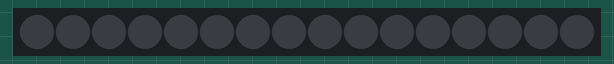
Simulated run of this sketch. Board: Arduino Uno, built with avr-gcc and run on an emulated ATmega328P. Shown: 16 RGB LEDs in strip order, left to right. What the sketch prints to the serial monitor is not drawn.

Above: at 1.1 s.
At 16.3 s:
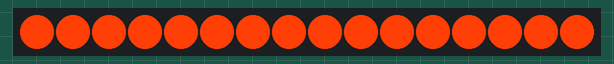

The sketch:

AsyncMorse.ino
```cpp
/*
  Async Morse Code..

  Non-blocking morse code..
  MorseChars array of all alphas and digits..
  1st 26 bytes are A-Z.. high nibble is a counter, contains how many dits or dats, low nibble is dit pattern 0=dit 1=dat..
  last 10 bytes are 0-9.. numbers are all 5 bit dit patterns..

  created 2.20.2023 ~q
*/

#include <Adafruit_NeoPixel.h>

#define PIN 7 // Data pin number for the NeoPixels
#define NUMPIXELS 16 // Define how many pixels to use
Adafruit_NeoPixel pixels = Adafruit_NeoPixel(NUMPIXELS, PIN, NEO_GRB + NEO_KHZ800 );

uint32_t red = pixels.Color(255, 63, 5);
uint32_t lightred = pixels.Color(140, 0, 0);
uint32_t off = pixels.Color(0, 0, 0);


//alphas A-Z
byte MorseChars[] = {34, 65, 69, 49, 16, 68, 51, 64, 32, 78, 53, 66, 35, 33, 55, 70, 75, 50, 48, 17, 52, 72, 54, 73, 77, 67,
                     31, 30, 28, 24, 16, 0, 1, 3, 7, 15
                    };
//digits 0-9

char morseBuff[80];
int mc_state = 0;
int mc_count = 0;
int mc_idx = 0;
int dd_state = 0;
int dd_idx = 0;
int dd_time = 0;
int dot_dur = 200;
int dd_dur = 200;
bool mc_done;
bool dd_done;
bool morse_done = true;
bool loop_morse = false;
unsigned long dd_start;

void setup() {
  pixels.begin(); // Initialize the NeoPixel library.
  pixels.show();
  pixels.setBrightness(255);
  Serial.begin(9600);
  Serial.println("Begin");
  MorseString("SOS SOS SOS", true);
}
void loop() {

  MorseLoop();

}

void leds_on()
{
  for (int i = 0; i < NUMPIXELS; i++) {
    pixels.setPixelColor(i, red);
  }
  pixels.show();

}
void leds_off()
{
  for (int i = 0; i < NUMPIXELS; i++) {
    pixels.setPixelColor(i, off);
  }
  pixels.show();

}

//clear out the old
void ZeroMorseBuff()
{
  for (int i = 0; i < sizeof(morseBuff); i++ ) {
    morseBuff[i] = 0;
  }
}


bool MorseString(char *text, bool looped) {
  loop_morse = looped;
  bool loaded = false;
  if (strlen(text) > 0) {
    Serial.println(strlen(text));
    mc_idx = 0;
    mc_done = false;
    mc_state = 0;
    dd_done = true;
    dd_idx = 0;
    dd_state = 0;
    ZeroMorseBuff();
    char ch = *text;
    int count = 0;
    while (ch != NULL)
    {
      morseBuff[count] = ch;
      count++;
      *text++;
      ch = *text;
    }
    loaded = true;
    mc_count = count;
    Serial.print("chars loaded: ");
    Serial.println(count);
    Serial.println(morseBuff);
    Serial.print(morseBuff[mc_idx]);
    morse_done = false;
  }
  return loaded;
}


void MorseLoop() {
  if (!morse_done) {
    if (mc_done) {
      if (mc_idx < mc_count) {
        mc_idx ++;
        if (mc_idx < mc_count) {
          mc_done = false;
          mc_state = 0;
          dd_done = true;
          dd_idx = 0;
          dd_state = 0;
          Serial.println();
          Serial.print(morseBuff[mc_idx]);
          if (isalpha(morseBuff[mc_idx]))
          { if (isupper(morseBuff[mc_idx]))
            {
              MorseChar(MorseChars[morseBuff[mc_idx] - 'A'], false);
              //morse_char(letters[morseBuff[mc_idx] - 'A']);
            } else
            {
              MorseChar(MorseChars[morseBuff[mc_idx] - 'a'], false);
            }
          } else if (isdigit(morseBuff[mc_idx])) {
            MorseChar(MorseChars[morseBuff[mc_idx] - '1' + 27], true);
          } else if (morseBuff[mc_idx] == ' ') {
            Serial.println(":Space");
            mc_state = 1;
            dd_start = millis();
            dd_dur = dot_dur * 3;
          } else mc_done = true;//skip it
        } else {
          dd_start = millis();
          dd_dur = dot_dur * 6;
          morse_done = true;
        }
      } else {
        dd_start = millis();
        dd_dur = dot_dur * 6;
        morse_done = true;
      }
    } else
    {
      if (isalpha(morseBuff[mc_idx]))
      { if (isupper(morseBuff[mc_idx]))
        {
          MorseChar(MorseChars[morseBuff[mc_idx] - 'A'], false);
          //morse_char(letters[morseBuff[mc_idx] - 'A']);
        } else
        {
          MorseChar(MorseChars[morseBuff[mc_idx] - 'a'], false);
        }

      } else if (isdigit(morseBuff[mc_idx])) {
        MorseChar(MorseChars[morseBuff[mc_idx] - '1' + 27], true);
      } else if (morseBuff[mc_idx] == ' ') {
        MorseChar(MorseChars['B' - 'A'], false);
        //morse_char(letters['B' - 'A']);
      }
    }
  } else
  {
    if (loop_morse) {
      if (millis() - dd_start >= dd_dur) {
        mc_done = false;
        dd_done = true;
        dd_idx = 0;
        mc_idx = 0;
        mc_state = 0;
        dd_state = 0;
        morse_done = false;
        Serial.println();
        Serial.println("looping-");
        Serial.print(morseBuff[mc_idx]);
      }
    }
  }
}


//starts a char morsing..
void MorseChar(byte morse_code, bool digit) {
  if (mc_state == 0) {
    byte dit = GetDit(morse_code, digit);
    if (dd_done) {
      if (dit != 99) {
        if (dd_idx == 0) dd_state = 0;//beginning
        dd_done = false;
        dd_state = 0;
        DitDat(dit);
        dd_idx ++;
      } else {
        // mc_done = true;
        dd_idx = 0;
        mc_state = 1;//inter char delay
        dd_start = millis();
        dd_dur = dot_dur * 3;
      }
    } else {
      DitDat(dit);
    }
  } else { //mc_state = 1 = inter char delay
    if (millis() - dd_start >= dd_dur) {
      mc_done = true;
    }
  }
}

byte GetDit(byte morse_code, bool digit) {
  byte dit = 99;// all done
  //digits are fixed count of 5
  int bits = 0;
  if (digit) bits = 5 ; else bits = morse_code >> 4;
  if (dd_idx == 0) dd_state = 0;//beginning
  if (bits > 0 && bits < 6 && dd_idx < bits) {
    dit = (morse_code >> dd_idx) & 0x1;
  }
  return dit;
}


void DitDat(byte dit) {
  if (dd_state == 0) {
    leds_on();
    dd_state = 1;
    dd_start = millis();
    if (dit == 0) {
      dd_dur = dot_dur;
      Serial.print(".");
    } else {
      dd_dur = dot_dur * 3;
      Serial.print("-");
    }
  } else if (dd_state == 1) {
    if (millis() - dd_start >= dd_dur) {
      dd_state = 2;
      leds_off();
      dd_start = millis();
      dd_dur = dot_dur;
    }
  } else if (dd_state == 2) {
    if (millis() - dd_start >= dd_dur) {
      dd_state = 3;
      dd_done = true;
    }

  }
}
```

Measured:
- by itself, everything shown: repeats every 22.2 s, in 54 steps
- what the display in image 0 shows lasts 0.8 s, from 1.0 s to 1.8 s
- what the display in image 1 shows lasts 0.6 s, from 16.2 s to 16.8 s
